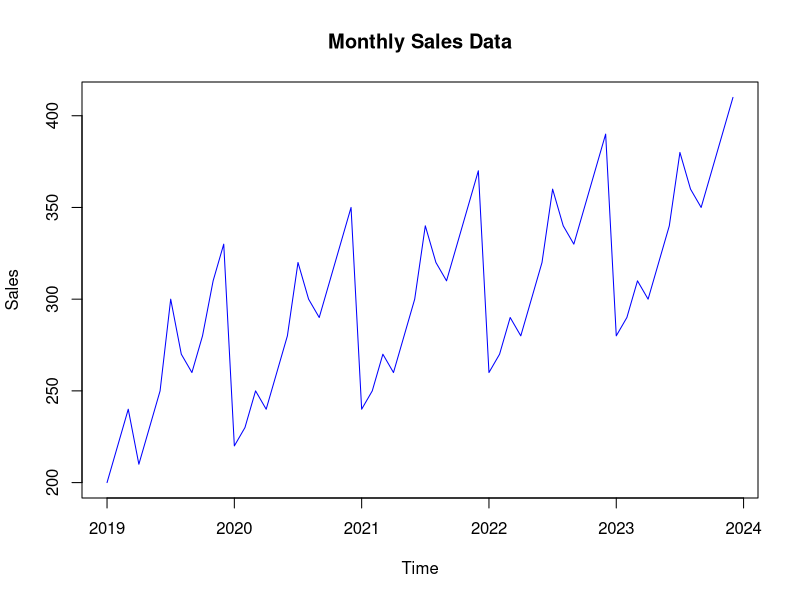
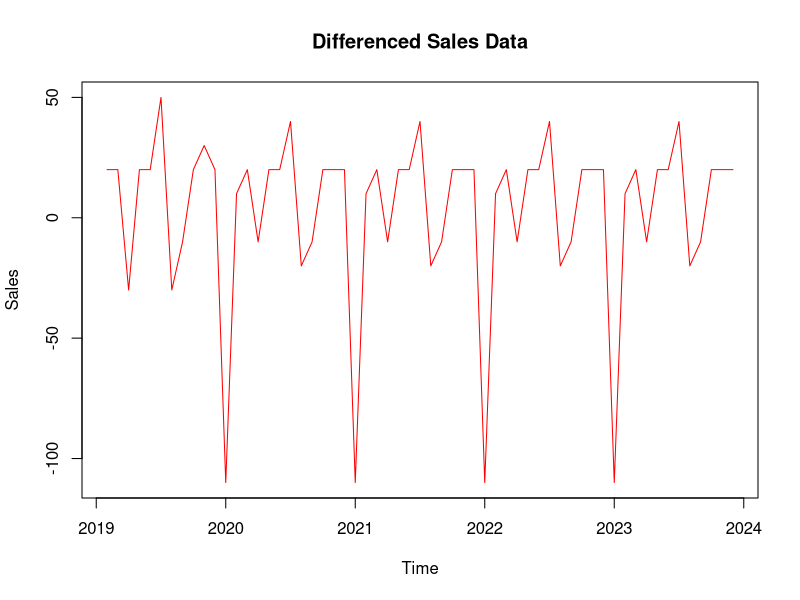
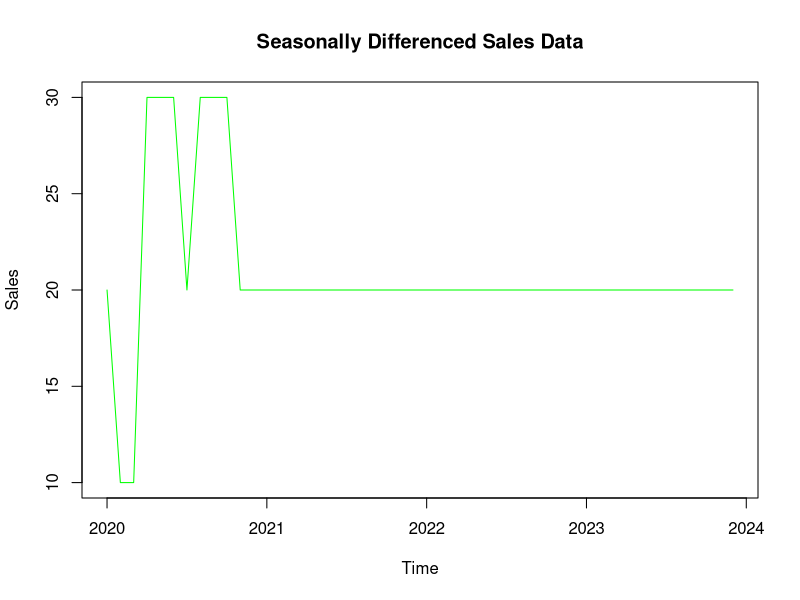
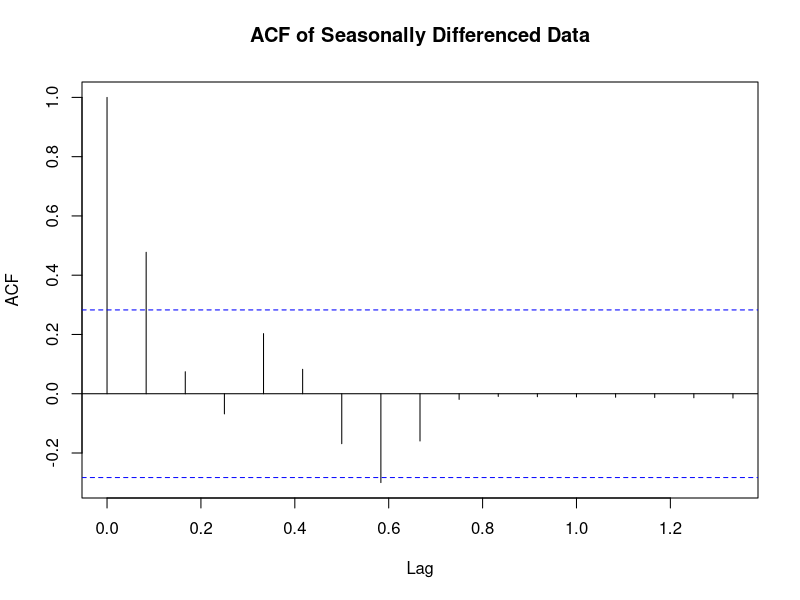
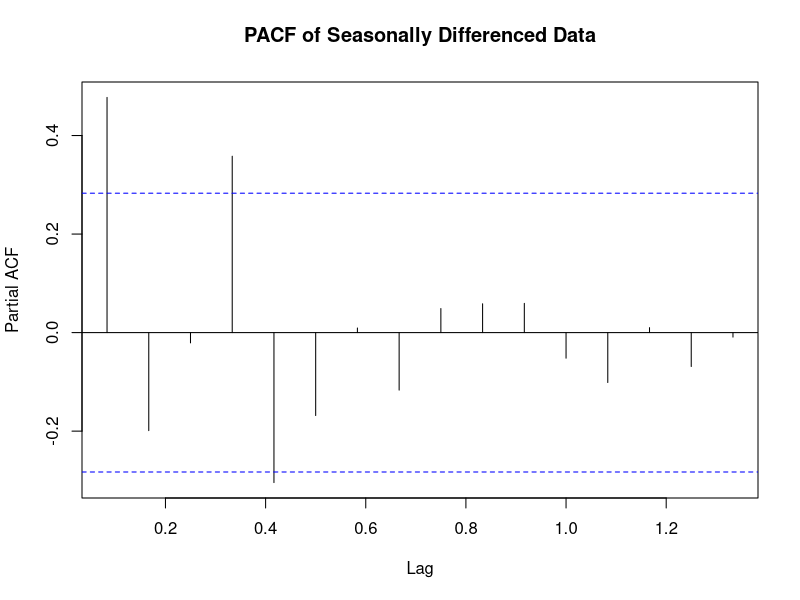
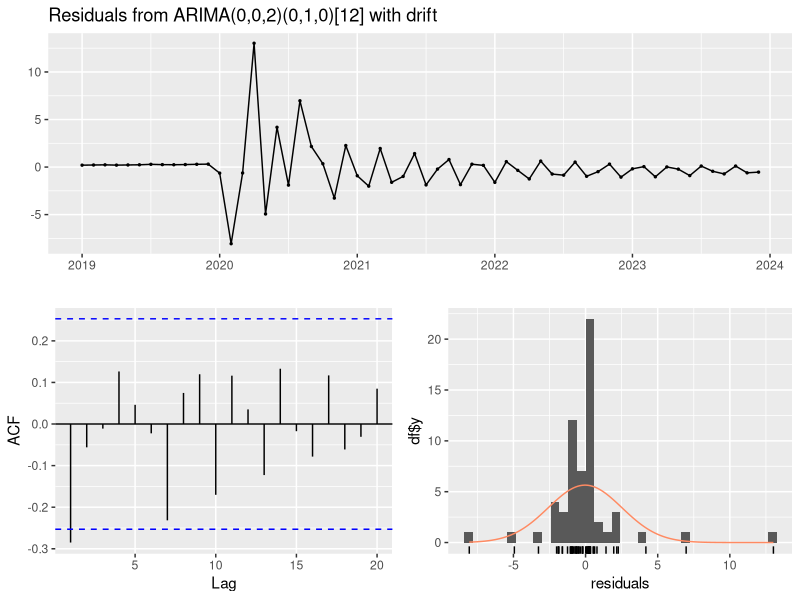
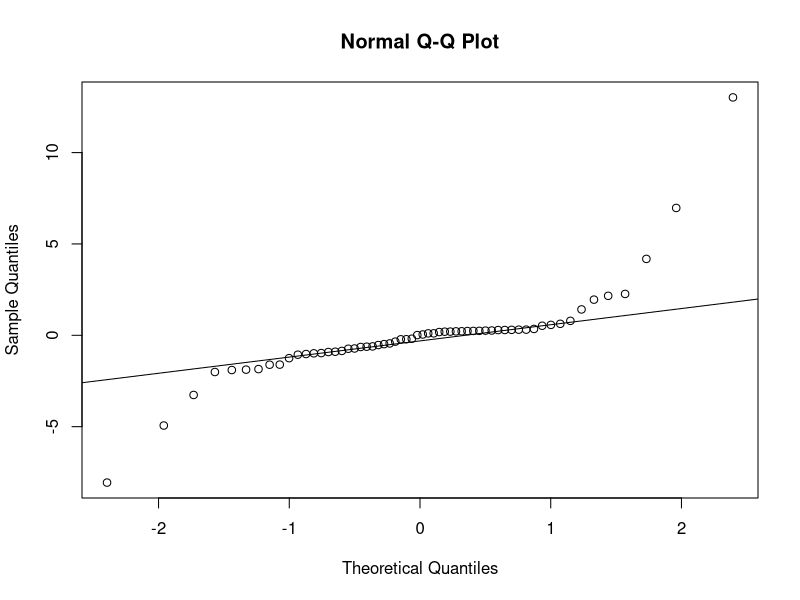
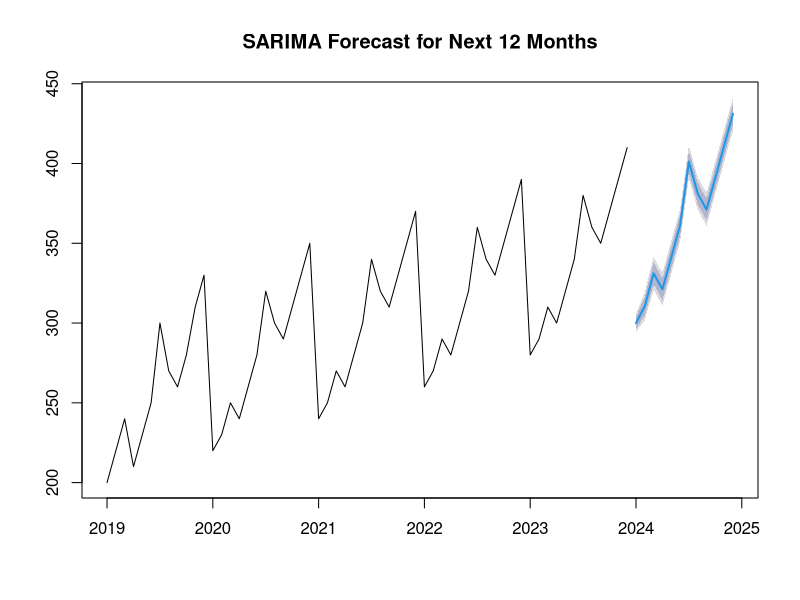

Recreate these plots in R, in order.
# PRAC - SARIMA and ARIMA models

# Q1

library(forecast)
library(tseries)
sales_data <- c(200, 220, 240, 210, 230, 250, 300, 270, 260, 280, 310, 330,
                220, 230, 250, 240, 260, 280, 320, 300, 290, 310, 330, 350,
                240, 250, 270, 260, 280, 300, 340, 320, 310, 330, 350, 370,
                260, 270, 290, 280, 300, 320, 360, 340, 330, 350, 370, 390,
                280, 290, 310, 300, 320, 340, 380, 360, 350, 370, 390, 410)

sales_ts <- ts(sales_data, start = c(2019, 1), frequency = 12)
sales_ts
plot(sales_ts, main = "Monthly Sales Data", ylab = "Sales", xlab = "Time", col = "blue")

# Differencing the series to remove trend and seasonality
sales_diff <- diff(sales_ts, differences = 1)
sales_seasonal_diff <- diff(sales_ts, lag = 12)
# Plot the differenced series
plot(sales_diff, main = "Differenced Sales Data", ylab = "Sales", xlab = "Time", col = "red")
plot(sales_seasonal_diff, main = "Seasonally Differenced Sales Data", ylab = "Sales", xlab = "Time", col = "green")

# Q2

# Augmented Dickey-Fuller Test for stationarity
adf.test(sales_ts)
# ACF and PACF plots to identify AR and MA orders
acf(sales_seasonal_diff, main = "ACF of Seasonally Differenced Data")
pacf(sales_seasonal_diff, main = "PACF of Seasonally Differenced Data")

# Q3

# Fit a SARIMA model, assuming (p,d,q) = (1,1,1) and (P,D,Q,m) = (1,1,1,12) for illustration
sarima_model <- auto.arima(sales_ts, seasonal = TRUE)
summary(sarima_model)

# Residual diagnostics
checkresiduals(sarima_model)
Box.test(residuals(sarima_model), lag=12, type="Ljung-Box")
qqnorm(residuals(sarima_model))  # Generate Q-Q plot
qqline(residuals(sarima_model))

# Q4

# Forecast the next 12 months
forecast_values <- forecast(sarima_model, h = 12)
print(forecast_values)
# Plot the forecasted values along with original data
plot(forecast_values, main = "SARIMA Forecast for Next 12 Months")

# Q5

# Fit a simple ARIMA model without seasonal terms
arima_model <- auto.arima(sales_ts, seasonal = FALSE)
summary(arima_model)

# Compare SARIMA and ARIMA using AIC, BIC, and RMSE
sarima_aic <- AIC(sarima_model)
arima_aic <- AIC(arima_model)
sarima_bic <- BIC(sarima_model)
arima_bic <- BIC(arima_model)
sarima_metrics <- accuracy(sarima_model)
arima_metrics <- accuracy(arima_model)

cat("SARIMA AIC:", sarima_aic, "ARIMA AIC:", arima_aic, "\n")
cat("SARIMA BIC:", sarima_bic, "ARIMA BIC:", arima_bic, "\n")
sarima_metrics
arima_metrics

